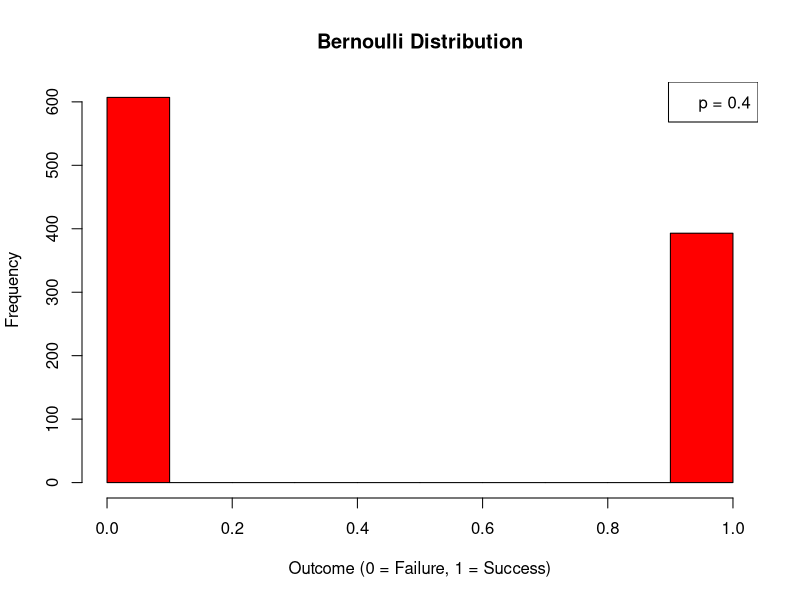
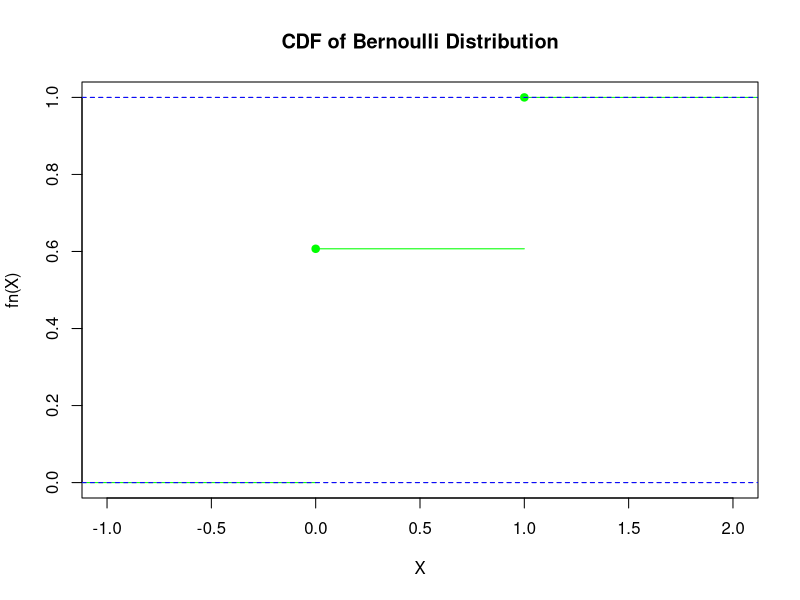
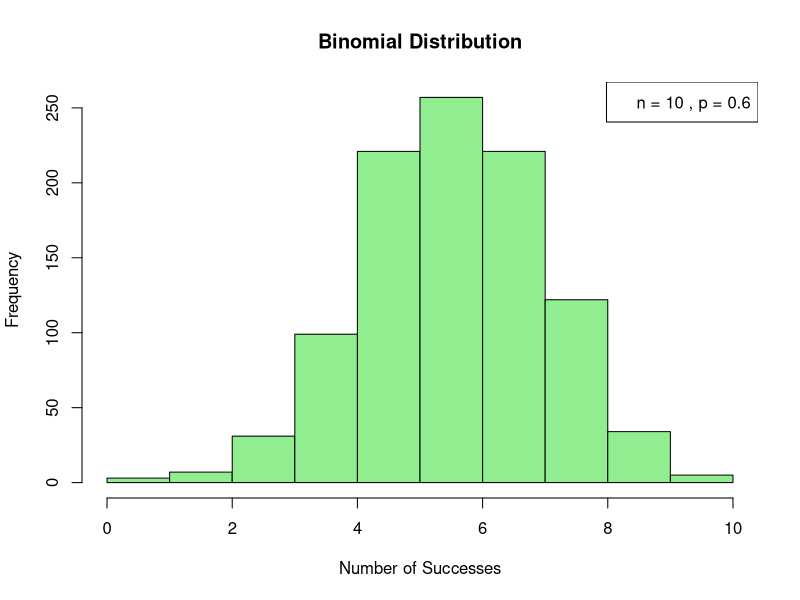
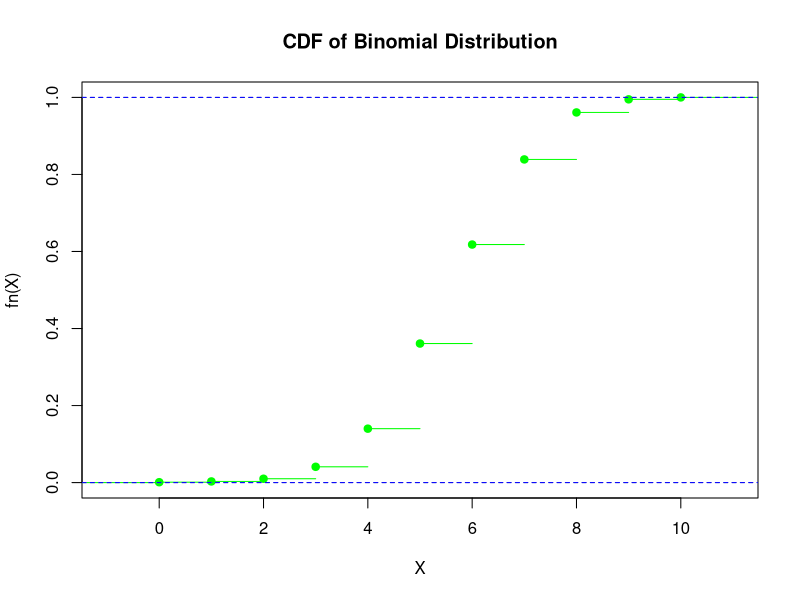
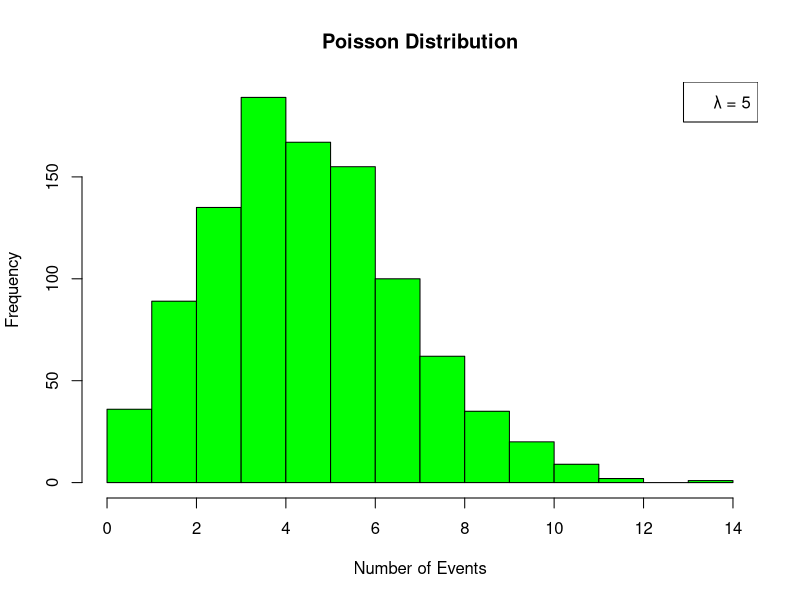
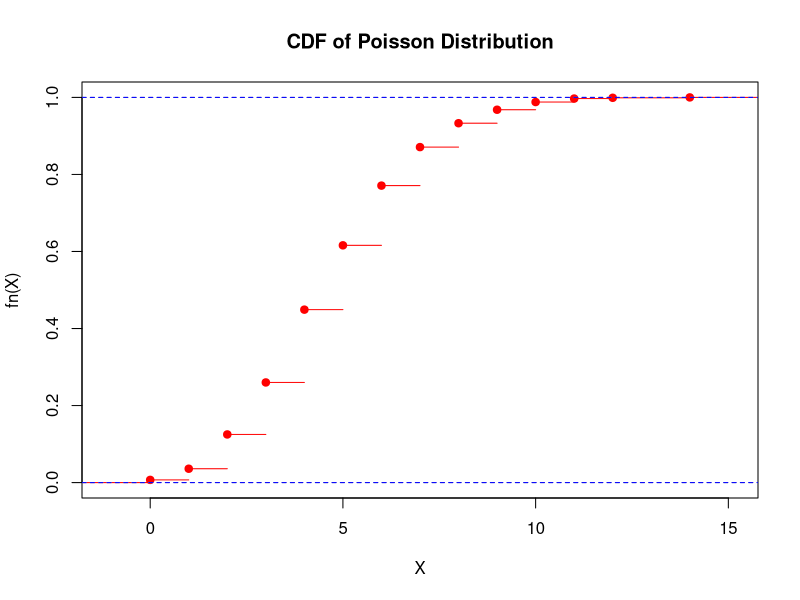
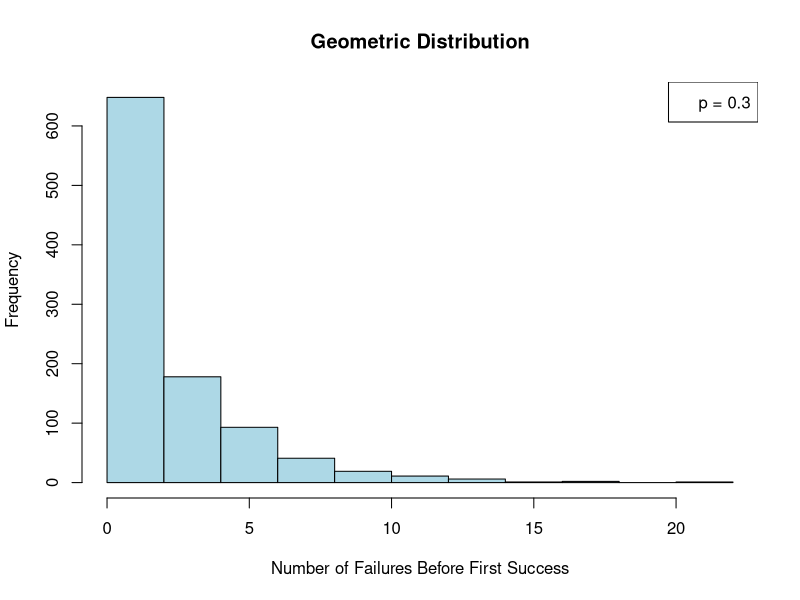
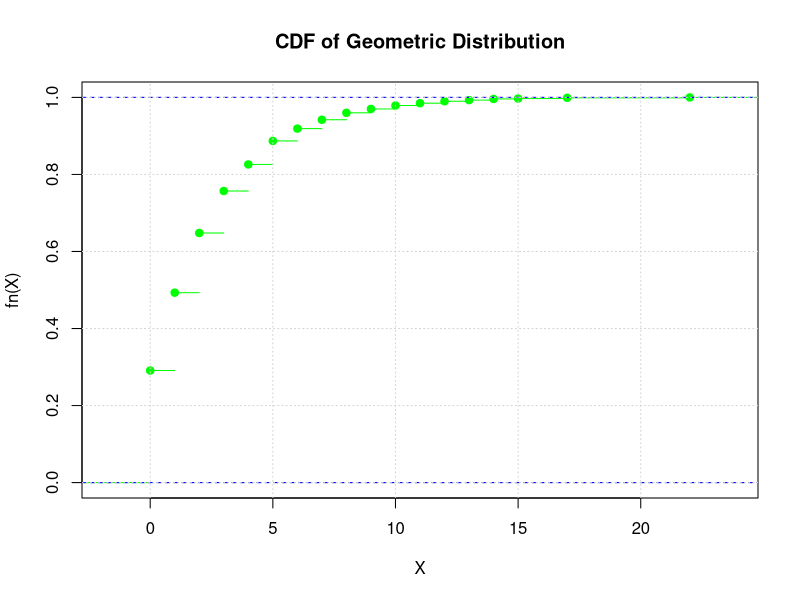

The R script that drew these images, in order:
# 1: Bernoulli trial

set.seed(123)
p <- 0.4
df <- rbinom(1000,1,p)
df

mean(df)
var(df)
hist(df,
     col = "red",
     main = "Bernoulli Distribution",
     xlab = "Outcome (0 = Failure, 1 = Success)",
     ylab = "Frequency")
legend("topright", legend = paste("p =", p), bg = "white")

CDF <- ecdf(df)
plot(CDF,main = "CDF of Bernoulli Distribution",
     xlab = "X",
     ylab = "fn(X)",
     col = "green")
abline(h = 0:1, col = "blue", lty = 2)


# 2: Binomial distribution

set.seed(200)
n <- 10
p <- 0.6
df_Binomial <- rbinom(1000,n,p)
df_Binomial

mean <- mean(df_Binomial)
print(mean)

variance <- var(df_Binomial)
print(variance)
hist(df_Binomial,
     col = "lightgreen",
     main = "Binomial Distribution",
     xlab = "Number of Successes",
     ylab = "Frequency")
legend("topright", legend = paste("n =", n, ", p =", p), bg = "white")



mean_the <- n*p
print(mean_the)

#df_binomial <- rbinom(100000,10,p)
#print(df_binomial)

#mean_2 <- mean(df_binomial)
#print(mean_2)

var_the <- n*p*(1-p)
print(var_the)

CDF_Binomial <- ecdf(df_Binomial)
plot(CDF_Binomial, main = "CDF of Binomial Distribution",
     xlab = "X",
     ylab = "fn(X)",
     col = "green")
abline(h = 0:1, col = "blue", lty = 2)

cat("Comparing Empirical and Theoritical Mean of Binomial Distribution","\n",
    "Empirical Mean :",mean,"\n",
    "Theoritical Mean :",mean_the,"\n")
cat("Comparing Empirical and Theoritical Variance of Binomial Distribution","\n",
    "Empirical Variance :",variance,"\n",
    "Theoritical Variance",var_the,"\n")

# 3:Poisson Distribution

set.seed(123)
lambda <- 5
df_poisson <- rpois(1000, lambda)
print(df_poisson)

hist(df_poisson,
     col = "green",
     main = "Poisson Distribution",
     xlab = "Number of Events",
     ylab = "Frequency")
legend("topright", legend = paste("λ =", lambda), bg = "white")

mean_poisson <- mean(df_poisson)
print(mean_poisson)

variance_poisson <- var(df_poisson)
print(variance_poisson)

mean_poisson_the <- lambda
print(mean_poisson_the)

variance_poisson_the <- lambda
print(variance_poisson_the)

CDF_Poisson <- ecdf(df_poisson)
plot(CDF_Poisson,
    main = "CDF of Poisson Distribution",
    xlab = "X",
    ylab = "fn(X)",
    col = "red")
abline(h = 0:1, col = "blue", lty = 2)

cat("Comparing Empirical and Theoritical Mean of Poisson Distribution","\n",
    "Empirical Mean :",mean_poisson,"\n",
    "Theoritical Mean :",mean_poisson_the,"\n")
cat("Comparing Empirical and Theoritical Variance of Poisson Distribution","\n",
    "Empirical Variance :",variance_poisson,"\n",
    "Theoritical Variance",variance_poisson_the,"\n")

# 4: Geometric Distribution

set.seed(150)
p <- 0.3
df_Geo <- rgeom(1000,p)
print(df_Geo)

hist(df_Geo,
     col = "lightblue",
     main = "Geometric Distribution",
     xlab = "Number of Failures Before First Success",
     ylab = "Frequency")
legend("topright", legend = paste("p =", p), bg = "white")

mean_geo <- mean(df_Geo)
print(mean_geo)

var_geo <- var(df_Geo)
print(var_geo)

CDF_Geo <- ecdf(df_Geo)
plot(CDF_Geo,
     main = "CDF of Geometric Distribution",
     xlab = "X",
     ylab = "fn(X)",
     col = "green")
abline(h = 0:1, col = "blue", lty = 2)
grid()

mean_geo_the <- 1/p
print(mean_geo_the)

var_geo_the <- (1-p)/p^2
print(var_geo_the)

cat("Comparing Empirical and Theoritical Mean of Geometric Distribution","\n",
    "Empirical Mean :",mean_geo,"\n",
    "Theoritical Mean :",mean_geo_the,"\n")
cat("Comparing Empirical and Theoritical Variance of Geometric Distribution","\n",
    "Empirical Variance :",var_geo,"\n",
    "Theoritical Variance",var_geo_the,"\n")







